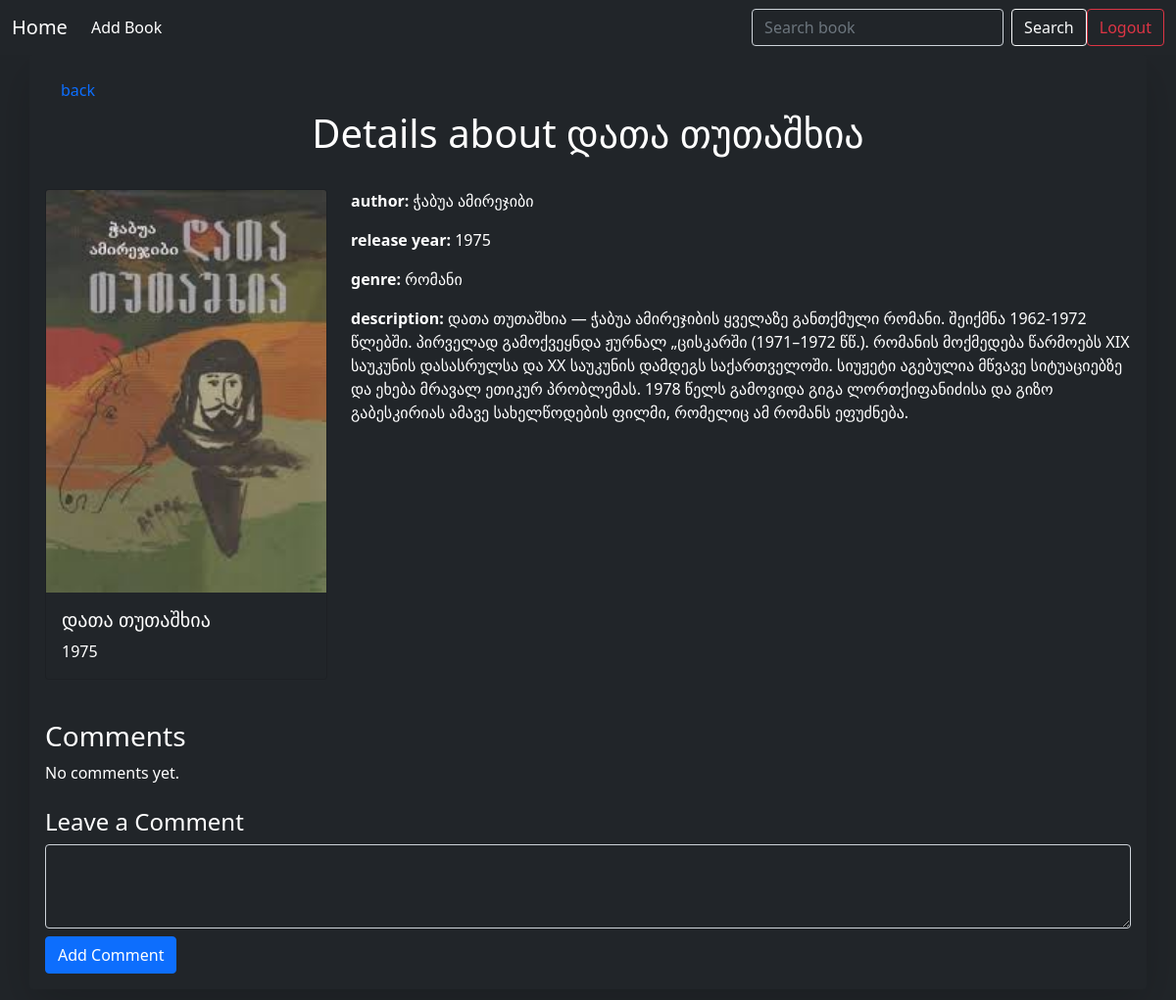
The app's page /book/1 (signed in) with its own data.
### models.py (models this page shows, shortened)
class BaseModel:
    def create(self):
        try:
            db.session.add(self)
            db.session.commit()
        except:
            db.session.rollback()
            raise

class Book(db.Model, BaseModel):
    __tablename__ = "books"
    id = db.Column(db.Integer, primary_key=True)
    title = db.Column(db.String(100))
    release_year = db.Column(db.Integer())
    author = db.Column(db.String(100))
    genre = db.Column(db.String(50))
    description = db.Column(db.Text)
    image = db.Column(db.String(200))

### routes.py (the view, shortened to what this page needs)
@app.route("/book/<int:book_id>", methods=["GET", "POST"])
@login_required
def book_details(book_id):
    book = Book.query.get_or_404(book_id)
    form = CommentForm()
    comments = Comment.query.filter_by(book_id=book.id).all()
    return render_template("book_details.html", book=book, comments=comments, form=form)

### forms.py
class CommentForm(FlaskForm):
    comment = TextAreaField("Comment")
    submit = SubmitField("Add Comment")

### models.py (called while the page is built)
@login_manager.user_loader
def load_user(user_id):
    return User.query.get(user_id)

### templates/book_details.html (shortened to what this page needs)
{% extends 'base.html' %}
{% block content %}
<a href="/" class="nav-link"> back</a>
<h1>Details about {{ book.title }}</h1>
<hr>
<div class="row">
    <div class="col-auto">
        <div class="card bg-dark text-white" style="width: 18rem;">
            <img src="/static/images/{{ book.image }}" class="card-img-top" alt="Book Poster Image">
            <div class="card-body">
                <h5 class="card-title">{{ book.title }}</h5>
                <p class="card-text">{{ book.release_year }}</p>
            </div>
        </div>
    </div>
    <div class="col text-white">
        <p><strong>author:</strong> {{ book.author }}</p>
        <p><strong>release year:</strong> {{ book.release_year }}</p>
        <p><strong>genre:</strong> {{ book.genre }}</p>
        <p><strong>description:</strong> {{ book.description }}</p>
    </div>
</div>
<hr>
<div class="text-white mt-4">
    <h3>Comments</h3>
    {% for c in comments %}
    <div class="card bg-dark text-white mb-2">
        <div class="card-body">
            <strong>{{ c.user.username }}</strong>
            <p class="mb-0">{{ c.comment }}</p>
        </div>
    </div>
    {% else %}
    <p>No comments yet.</p>
    {% endfor %}
    <h4 class="mt-4">Leave a Comment</h4>
    <form method="POST" action="/book/{{ book.id }}">
        {{ form.comment(class="form-control bg-dark text-white mb-2", rows=3) }}
        {{ form.submit(class="btn btn-primary") }}
    </form>
</div>
{% endblock %}

### static/style.css (style rules this page uses)
h1 { color: white;; text-align: center; }
html, body { background-color: #212529 !important; min-height: 100vh; }
.form-control { background-color: #212529 !important; color: white !important; border: 1px solid white; }
.form-control::placeholder { color: #cccccc; }
.card { background-color: #000; color: #fff; }

### records on screen
Book: title "დათა თუთაშხია", image (picture), release_year "1975", author "ჭაბუა ამირეჯიბი", genre "რომანი", description "დათა თუთაშხია — ჭაბუა ამირეჯიბის ყველაზე განთქმული რომანი. შეიქმნა 1962-1972 წლებში. პირველად გამოქვეყნდა ჟურნალ „ცისკარში (1971–1972 წწ.). რომანის მოქმედება წარმოებს XIX საუკუნის დასასრულსა და XX საუკუნის დამდეგს საქართველოში. სიუჟეტი აგებულია მწვავე სიტუაციებზე და ეხება მრავალ ეთიკურ პრობლემას. 1978 წელს გამოვიდა გიგა ლორთქიფანიძისა და გიზო გაბესკირიას ამავე სახელწოდების ფილმი, რომელიც ამ რომანს ეფუძნება."
